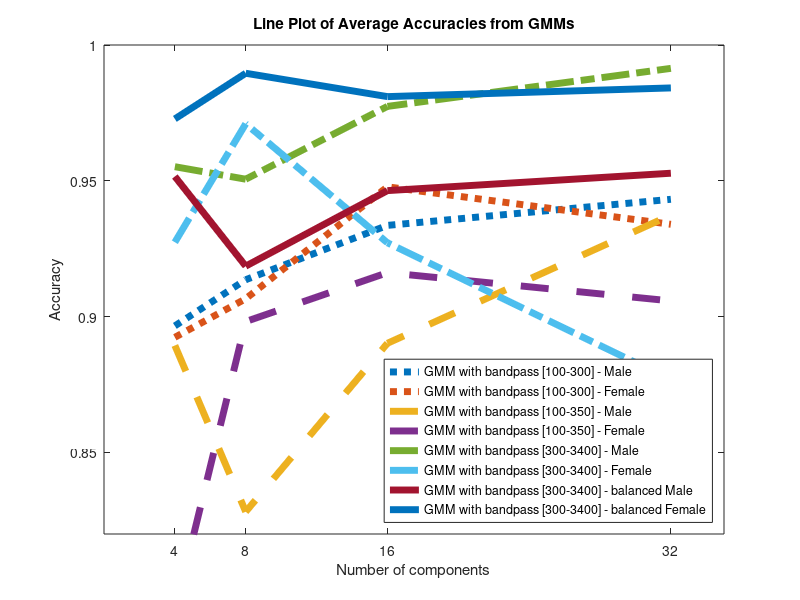

MATLAB code for this plot: (Note: this script raises an error after producing the figure.)
clear
close all
figure(1)
width = 5;
t = [4,8,16,32];
M1 = [89.66, 91.36,	93.36, 94.32]/100;
plot(t, M1,':','LineWidth',width); 
hold on; 
F1 = [89.24, 90.66, 94.78, 93.4]/100;
plot(t, F1,':','LineWidth',width); 
hold on; 
M2 = [88.94, 82.82, 89.02, 93.74]/100;
plot(t, M2,'--', 'LineWidth',width); 
hold on; 
F2 = [79.14, 89.82, 91.62, 90.58]/100;
plot(t, F2,'--','LineWidth',width); 
hold on; 
M3 = [95.52, 95.06, 97.74, 99.14]/100;
plot(t, M3,'-.','LineWidth',width); 
hold on; 
F3 = [92.74, 97.1, 92.72, 87.68]/100;
plot(t, F3,'-.','LineWidth',width); 
hold on; 
M4 = [95.16, 91.86, 94.64, 95.28]/100;
plot(t, M4,'LineWidth',width); 
hold on; 
F4 = [97.28, 98.96, 98.1, 98.42]/100;
plot(t, F4,'LineWidth',width); 
hold on; 

title('Line Plot of Average Accuracies from GMMs')
legend('Location','southeast')
legend("GMM with bandpass [100-300] - Male",...
  "GMM with bandpass [100-300] - Female",...
  "GMM with bandpass [100-350] - Male",...
  "GMM with bandpass [100-350] - Female",...
  "GMM with bandpass [300-3400] - Male",...
  "GMM with bandpass [300-3400] - Female",...
  "GMM with bandpass [300-3400] - balanced Male",...
  "GMM with bandpass [300-3400] - balanced Female");
xlabel("Number of components")
ylabel("Accuracy")
ylim([0.82 1])
xticks([4 8 16 32])
ax = gca;
ax.FontSize = 25;





